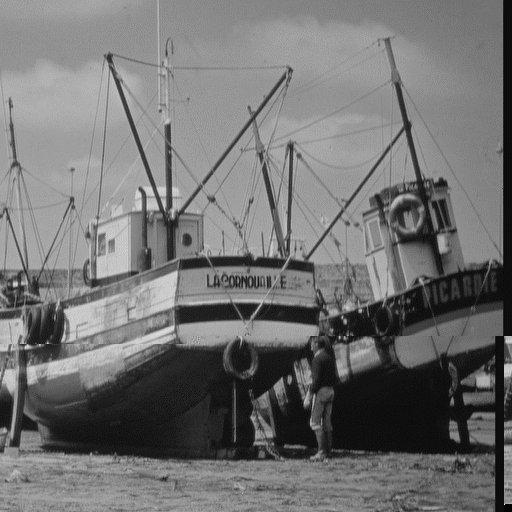
#> input picture img/1.bmp, 512 x 512 px, found by its file name; its folder holds only this picture in this run
$ python convolution.py
#> lines starting #> are read from the running program, lines starting #| are printed output that depends on the picture
from PIL import Image
import cv2
import numpy as np
import os

def do_convolution(source_image, kernel):
    """Apply convolution to the source image using the given kernel."""
    destination_image = cv2.filter2D(source_image, -1, kernel, borderType=cv2.BORDER_DEFAULT)
    return destination_image

# Define paths
img_folder = 'C:/Users/Admin/OneDrive/Desktop/XLA/img'
output_folder = 'C:/Users/Admin/OneDrive/Desktop/XLA/output'

# Ensure the output folder exists
os.makedirs(output_folder, exist_ok=True)

# Define convolution kernel
kernel = np.array([[0, -1, 0],
                   [-1, 5, -1],
                   [0, -1, 0]], dtype=np.float32)

# Process each image
for filename in os.listdir(img_folder):
    file_path = os.path.join(img_folder, filename)

    # Check if file is a gif
    if filename.lower().endswith('.gif'):
        try:
            # Open gif with PIL
            pil_img = Image.open(file_path).convert('L')
            source_image = np.array(pil_img)
        except Exception as e:
            print(f"Error reading gif: {filename}, {e}")
            continue
    else:
        # Open with OpenCV for other formats
        source_image = cv2.imread(file_path, cv2.IMREAD_GRAYSCALE)
#> source_image is the input picture: shape (512, 512); min 0, max 242, mean 113.6

    if source_image is None:
        print(f"Could not read the image: {filename}")
        continue

    # Perform convolution
    destination_image = do_convolution(source_image, kernel)
#> in do_convolution, `destination_image = cv2.filter2D(source_image, -1, kernel, borderType=..`:
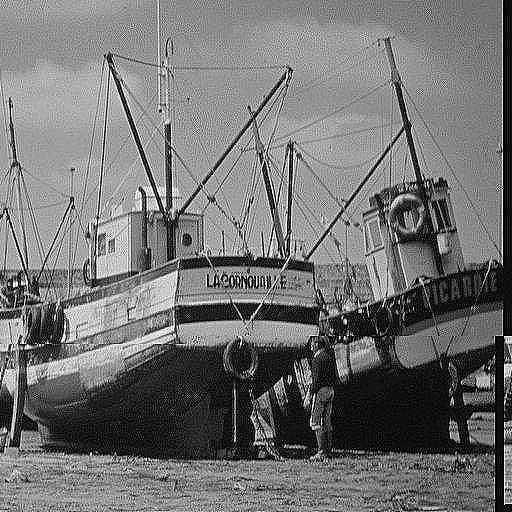
#> destination_image: shape (512, 512); min 0, max 255, mean 114.6

    # Combine and save the images as before
    combined_image = np.hstack((source_image, destination_image))
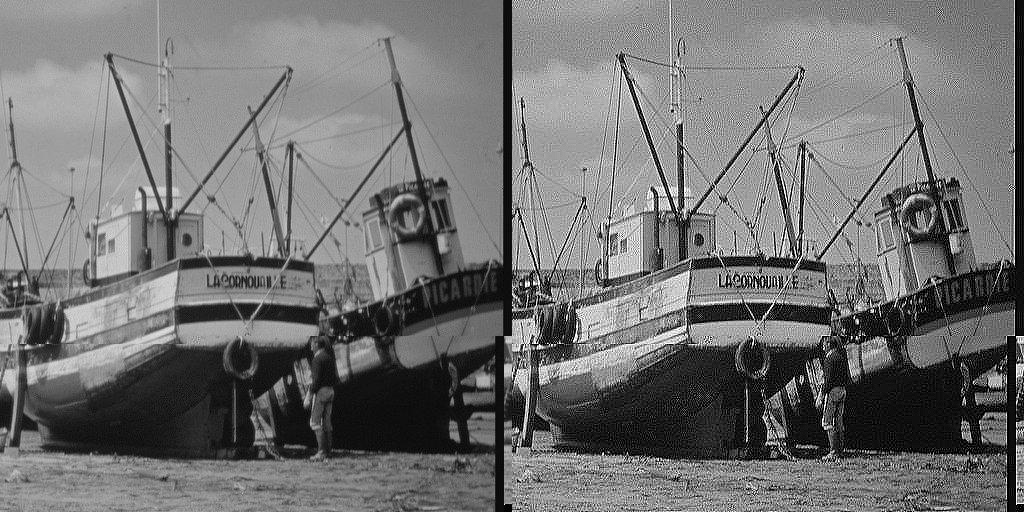
#> combined_image: shape (512, 1024); min 0, max 255, mean 114.1
    output_path = os.path.join(output_folder, f"combined_{filename}.bmp")
    cv2.imwrite(output_path, combined_image)

    print(f"Saved combined image to {output_path}")

print("Convolution completed for all images.")

$ run again, on img/14.bmp
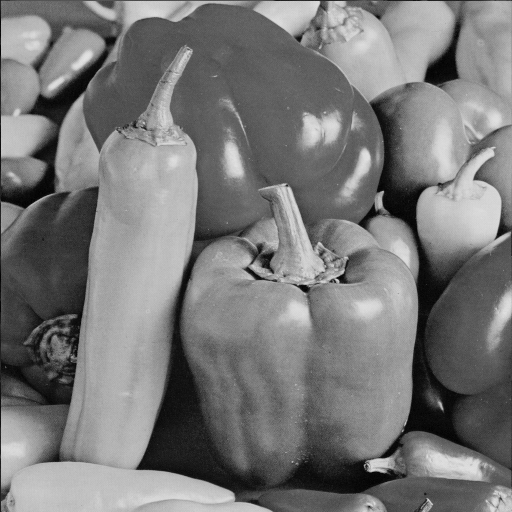
#> input picture img/14.bmp, 512 x 512 px, found by its file name
#> source_image is the input picture: shape (512, 512); min 0, max 228, mean 120.2
#> in do_convolution, `destination_image = cv2.filter2D(source_image, -1, kernel, borderType=..`:
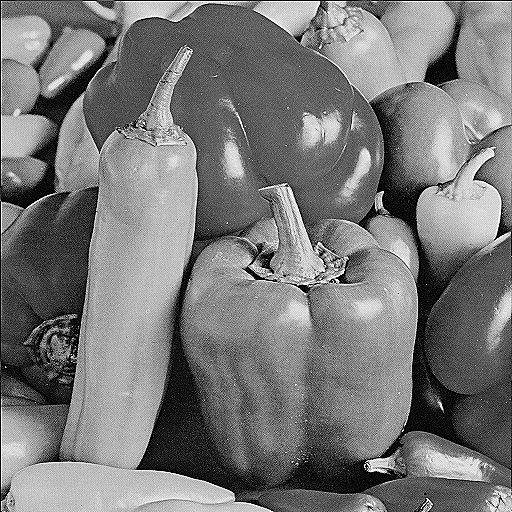
#> destination_image: shape (512, 512); min 0, max 255, mean 120.7
#> `combined_image = np.hstack((source_image, destination_image))`:
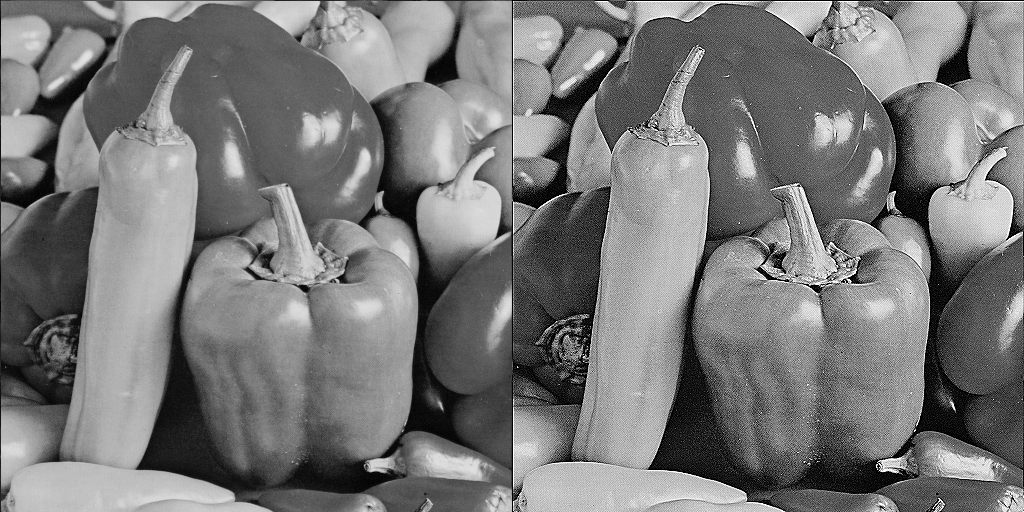
#> combined_image: shape (512, 1024); min 0, max 255, mean 120.5

$ run again, on img/15.bmp
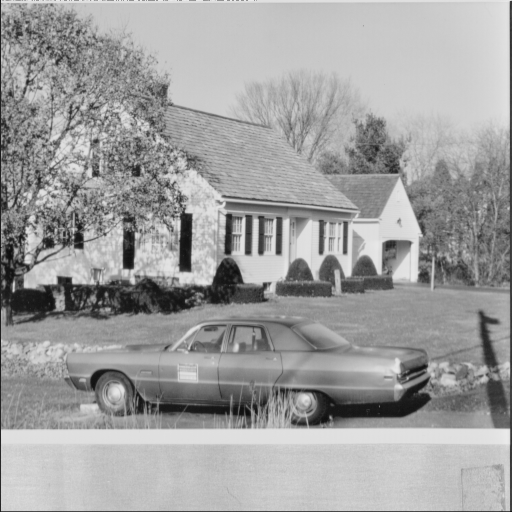
#> input picture img/15.bmp, 512 x 512 px, found by its file name
#> source_image is the input picture: shape (512, 512); min 10, max 235, mean 159.3
#> in do_convolution, `destination_image = cv2.filter2D(source_image, -1, kernel, borderType=..`:
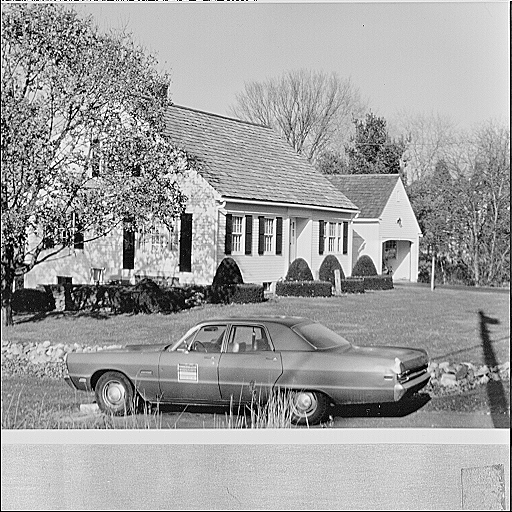
#> destination_image: shape (512, 512); min 0, max 255, mean 159.4
#> `combined_image = np.hstack((source_image, destination_image))`:
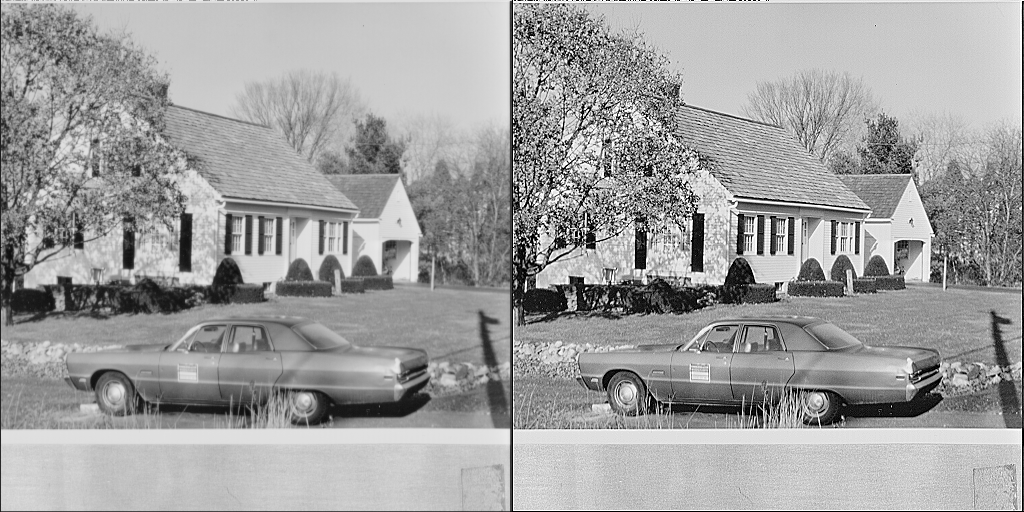
#> combined_image: shape (512, 1024); min 0, max 255, mean 159.3

$ run again, on img/10.gif
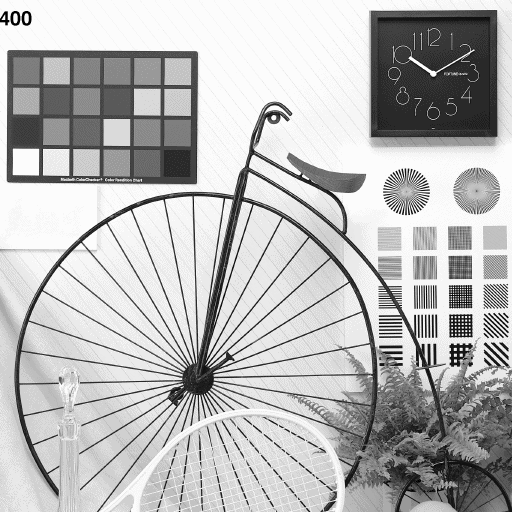
#> input picture img/10.gif, 512 x 512 px, found by its file name
#> pil_img is the input picture: PIL image 512x512 L; min 0, max 252, mean 184.7
#> in do_convolution, `destination_image = cv2.filter2D(source_image, -1, kernel, borderType=..`:
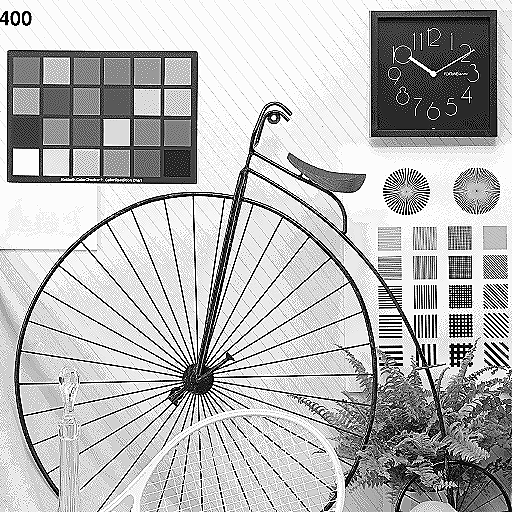
#> destination_image: shape (512, 512); min 0, max 255, mean 182.2
#> `combined_image = np.hstack((source_image, destination_image))`:
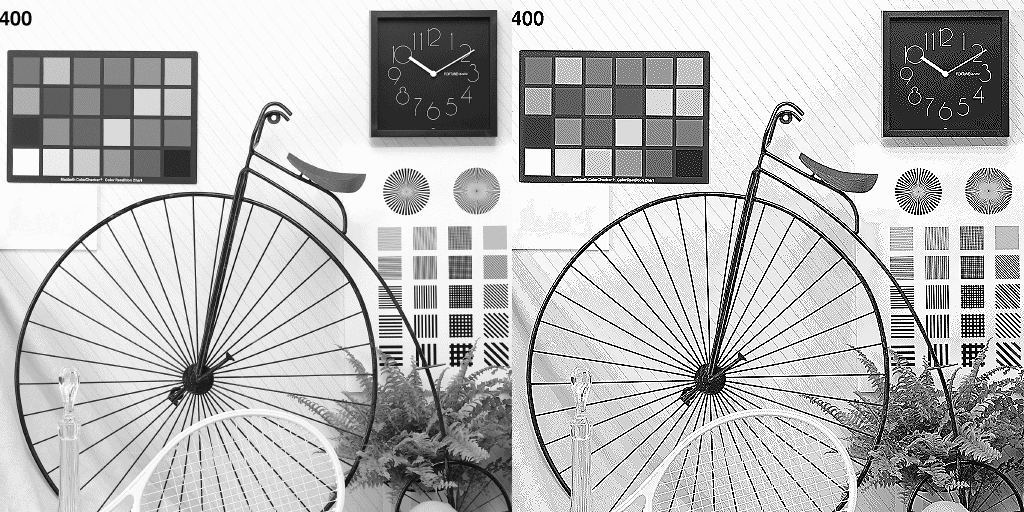
#> combined_image: shape (512, 1024); min 0, max 255, mean 183.4
